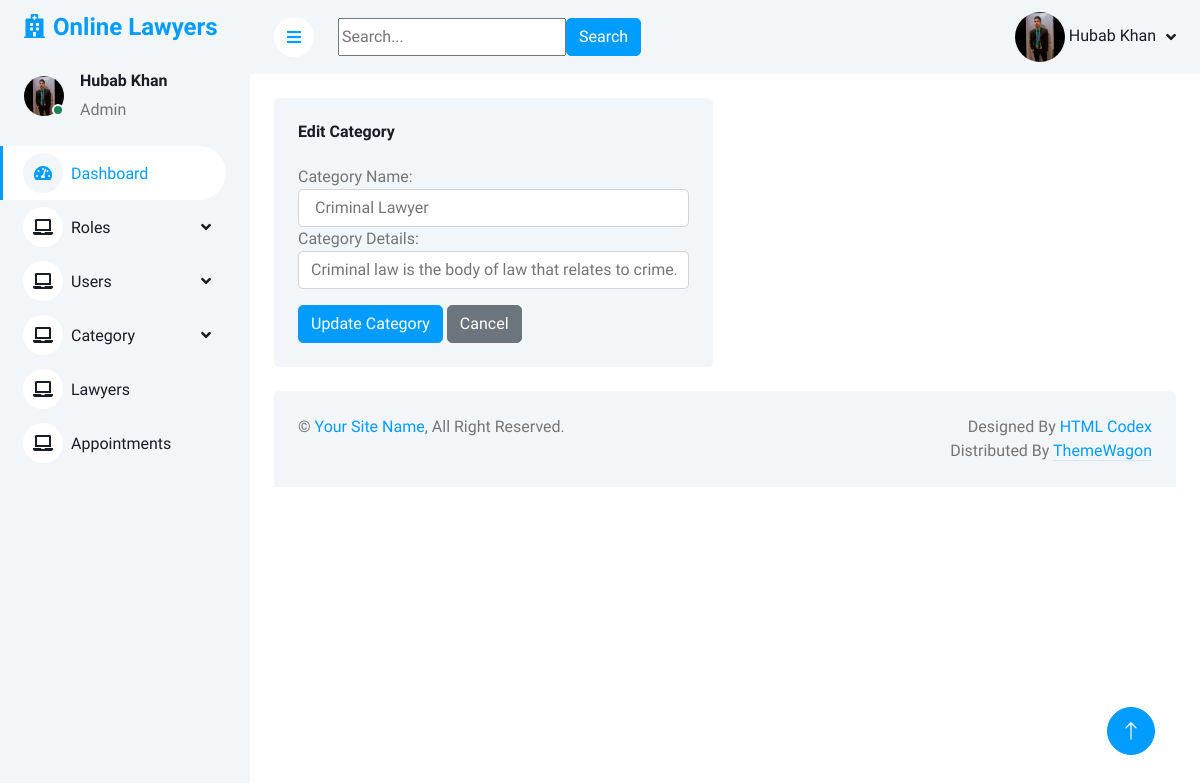
Screenshot of /admin/edit_category.php?category_id=3 (signed in) with the database file from the repository.
### tables this page shows
CREATE TABLE `users` (
  `user_id` int(11) NOT NULL,
  `name` varchar(255) NOT NULL,
  `email` varchar(255) NOT NULL,
  `password` varchar(255) NOT NULL,
  `profile_picture` varchar(255) NOT NULL,
  `role_id` int(11) NOT NULL
);

CREATE TABLE `categories` (
  `category_id` int(11) NOT NULL,
  `category_name` varchar(255) NOT NULL,
  `category_details` varchar(1000) NOT NULL
);

### admin/edit_category.php (the view, shortened to what this page needs)
<?php
include 'db.php';
include 'header.php';
$category_name = "";
$category_description = "";
if (isset($_GET["category_id"]) && !empty($_GET['category_id'])) {
    $category_id = $_GET['category_id'];
    $sql = "SELECT * FROM categories WHERE category_id = $category_id";
    $result = mysqli_query($conn, $sql);
    if (mysqli_num_rows($result) == 1) {
        $row = mysqli_fetch_assoc($result);
        $category_name = $row['category_name'];
        $category_description = $row['category_details'];
    } else {
        echo "Category not found";
        exit;
    }
}
?>
    <div class="container-fluid pt-4 px-4">
        <div class="row g-4">
            <div class="col-sm-12 col-xl-6">
                <div class="bg-light rounded h-100 p-4">
                    <h6 class="mb-4">Edit Category</h6>
                    <form method="post">
                        <div class="form-group">
                            <label for="name">Category Name:</label>
                            <input type="text" class="form-control" id="name" name="name" value="<?php echo htmlspecialchars($category_name); ?>">
                        </div>
                        <div class="form-group">
                            <label for="description">Category Details:</label>
                            <input type="text" class="form-control" id="description" name="description" value="<?php echo htmlspecialchars($category_description); ?>">
                        </div>
                        <button type="submit" class="btn btn-primary mt-3">Update Category</button>
                        <a href="view_category.php" class="btn btn-secondary mt-3">Cancel</a>
                    </form>
                </div>
            </div>
        </div>
    </div>
<?php include 'footer.php'; ?>

### admin/header.php (shortened to what this page needs)
<?php
include 'db.php';
$user_id = $_SESSION['user_id'];
$sql = "SELECT profile_picture FROM users WHERE user_id = $user_id";
$result = mysqli_query($conn, $sql);
if ($result && mysqli_num_rows($result) > 0) {
    $row = mysqli_fetch_assoc($result);
    $profile_picture = $row['profile_picture'];
} else {
    $profile_picture = null;
}
?>
<!DOCTYPE html>
<html lang="en">
   <head>
      <link href="https://cdnjs.cloudflare.com/ajax/libs/font-awesome/5.10.0/css/all.min.css" rel="stylesheet">
      <link href="https://cdn.jsdelivr.net/npm/bootstrap-icons@1.4.1/font/bootstrap-icons.css" rel="stylesheet">
      <link href="lib/owlcarousel/assets/owl.carousel.min.css" rel="stylesheet">
      <link href="lib/tempusdominus/css/tempusdominus-bootstrap-4.min.css" rel="stylesheet" />
      <link href="css/bootstrap.min.css" rel="stylesheet">
      <link href="css/style.css" rel="stylesheet">
   </head>
   <body>
      <div class="container-xxl position-relative bg-white d-flex p-0">
      <div class="sidebar pe-4 pb-3">
         <nav class="navbar bg-light navbar-light">
            <a href="index.php" class="navbar-brand mx-4 mb-3">
               <h4 class="text-primary"><i class="fa fa-hospital me-2"></i>Online Lawyers</h4>
            </a>
            <div class="d-flex align-items-center ms-4 mb-4">
               <div class="position-relative">
               <img src="uploads-images/<?php echo htmlspecialchars($profile_picture); ?>" alt="Profile Picture" style="width: 40px; height: 40px; border-radius: 50%;">
                  <div class="bg-success rounded-circle border border-2 border-white position-absolute end-0 bottom-0 p-1"></div>
               </div>
               <div class="ms-3">
                  <h6><?php echo $_SESSION['name']; ?></h6>
                  <span>Admin</span>
               </div>
            </div>
            <div class="navbar-nav w-100">
               <a href="index.php" class="nav-item nav-link active"><i class="fa fa-tachometer-alt me-2"></i>Dashboard</a>
               <div class="nav-item dropdown">
                  <a href="#" class="nav-link dropdown-toggle" data-bs-toggle="dropdown"><i class="fa fa-laptop me-2"></i>Roles</a>
               </div>
               <div class="nav-item dropdown">
                  <a href="#" class="nav-link dropdown-toggle" data-bs-toggle="dropdown"><i class="fa fa-laptop me-2"></i>Users</a>
               </div>
               <div class="nav-item dropdown">
                  <a href="#" class="nav-link dropdown-toggle" data-bs-toggle="dropdown"><i class="fa fa-laptop me-2"></i>Category</a>
               </div>
               <a href="lawyers.php" class="nav-item nav-link"><i class="fa fa-laptop me-2"></i>Lawyers</a>
               <a href="appointment.php" class="nav-item nav-link"><i class="fa fa-laptop me-2"></i>Appointments</a>
            </div>
         </nav>
      </div>
      <div class="content">
      <nav class="navbar navbar-expand bg-light navbar-light sticky-top px-4 py-0">
         <a href="#" class="sidebar-toggler flex-shrink-0">
         <i class="fa fa-bars"></i>
         </a>
         <form class="d-none d-md-flex ms-4" action="" method="get">
            <input type="text" name="query"  placeholder="Search...">
            <button type="submit" class="btn btn-primary">Search</button>
         </form>
         <div class="navbar-nav align-items-center ms-auto">
            <div class="nav-item dropdown">
    <a href="#" class="nav-link dropdown-toggle" data-bs-toggle="dropdown">
        <?php if (!empty($profile_picture)) { ?>
            <img src="uploads-images/<?php echo htmlspecialchars($profile_picture); ?>" alt="Profile Picture" style="width: 50px; height: 50px; border-radius: 50%;">
        <?php } else { ?>
            <p>No profile picture available.</p>
        <?php } ?>
        <span class="d-none d-lg-inline-flex"><?php echo htmlspecialchars($_SESSION['name']); ?></span>
    </a>
</div>
         </div>
      </nav>

### admin/css/style.css (style rules this page uses)
:root { --primary: #009CFF; --light: #F3F6F9; --dark: #191C24; }
.btn { transition: .5s; }
.btn.btn-primary { color: #FFFFFF; }
.sidebar { position: fixed; top: 0; left: 0; bottom: 0; width: 250px; height: 100vh; overflow-y: auto; background: var(--light); transition: 0.5s; z-index: 999; }
.content { margin-left: 250px; min-height: 100vh; background: #FFFFFF; transition: 0.5s; }
@media (min-width: 992px) { .sidebar { margin-left: 0; } }
@media (min-width: 992px) { .content { width: calc(100% - 250px); } }
.sidebar .navbar .navbar-nav .nav-link { padding: 7px 20px; color: var(--dark); font-weight: 500; border-left: 3px solid var(--light); border-radius: 0 30px 30px 0; outline: none; }
.sidebar .navbar .navbar-nav .nav-link:hover, .sidebar .navbar .navbar-nav .nav-link.active { color: var(--primary); background: #FFFFFF; border-color: var(--primary); }
.sidebar .navbar .navbar-nav .nav-link i { width: 40px; height: 40px; display: inline-flex; align-items: center; justify-content: center; background: #FFFFFF; border-radius: 40px; }
.sidebar .navbar .navbar-nav .nav-link:hover i, .sidebar .navbar .navbar-nav .nav-link.active i { background: var(--light); }
.sidebar .navbar .dropdown-toggle::after { position: absolute; top: 15px; right: 15px; border: none; content: "\f107"; font-family: "Font Awesome 5 Free"; font-weight: 900; transition: .5s; }
.content .navbar .navbar-nav .nav-link { margin-left: 25px; padding: 12px 0; color: var(--dark); outline: none; }
.content .navbar .sidebar-toggler, .content .navbar .navbar-nav .nav-link i { width: 40px; height: 40px; display: inline-flex; align-items: center; justify-content: center; background: #FFFFFF; border-radius: 40px; }
.content .navbar .dropdown-toggle::after { margin-left: 6px; vertical-align: middle; border: none; content: "\f107"; font-family: "Font Awesome 5 Free"; font-weight: 900; transition: .5s; }

### rows the page displays
users: profile_picture (picture)
categories: name "Criminal Lawyer", description "Criminal law is the body of law that relates to crime."

### other values shown
$_SESSION['name'] "Hubab Khan"
